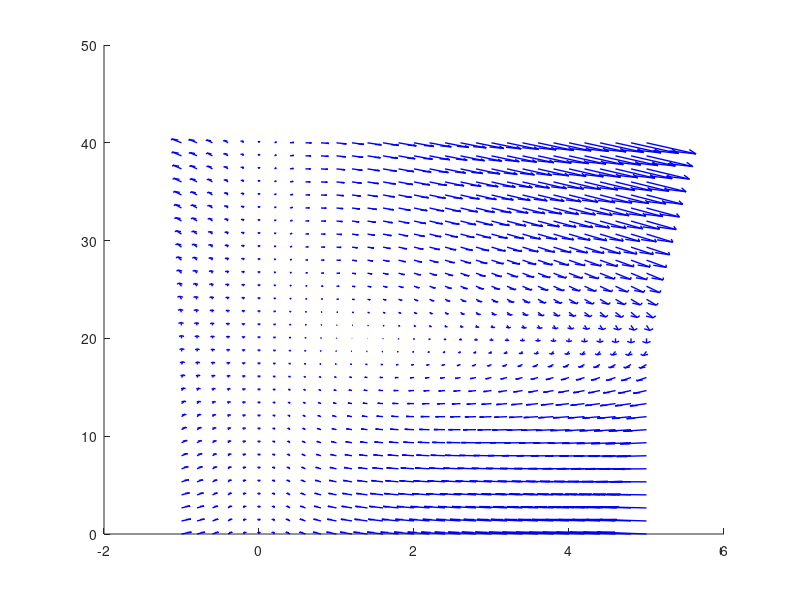

Recreate this plot in MATLAB. (Note: this script raises an error after producing the figure.)
% Activity 9: phase portrait of a system of differential equations

clc
clf
hold on
grid off

%The following are values of constants that could be modified
%The command global is needed to make the values of these constants
%available inside the function RHS.m

global G k f p;
G=0.1;
k=2;
f=0.02;
p=3;

%Setting the initial conditions x(0)=x0 and y(0)=y0 and the time interval
%to be [t1 t2]. Again, these could be modified.

x0=3; y0=4; t1=0; t2=100;

%The following values affect the plot: we draw the curve [x(t) y(t)] where
%x is in the interval [a,b] and y is in the interval [c d], using the grid
%(m+1) by (n+1) for the vector field.

a=-1; b=5; c=0; d=40; m=30; n=30;

%The following command initializes the vector field:

A=@(x,y)G.*x.*y-k.*x;
B=@(x,y)-G.*x.*y-f.*y+p;

%Now plotting the vector field using meshgrid and quiver commands:

[x y]=meshgrid(a:(b-a)/m:b,c:(d-c)/n:d);
quiver(x,y,A(x,y),B(x,y),1,'linewidth',1,'color','blue','linewidth',1)

%Now we'll solve the system of differential equations. It's a bit tricky
%because it requires vector input. Here, X=[x; y] is a vector with two
%components. Besides, the function "ode45" with default settings might not
%be precise enough to produce a good graph. We'll make it more precise by
%the additional command "odeset". If you're interested how it works, select
%the word "odeset" and click F1.

options = odeset('RelTol',1e-5);
[t X]=ode45('RHS',[t1 t2],[x0 y0],options);
x=X(:,1);
y=X(:,2);

plot(x,y,'linewidth',2,'color','black')
axis([a b c d])